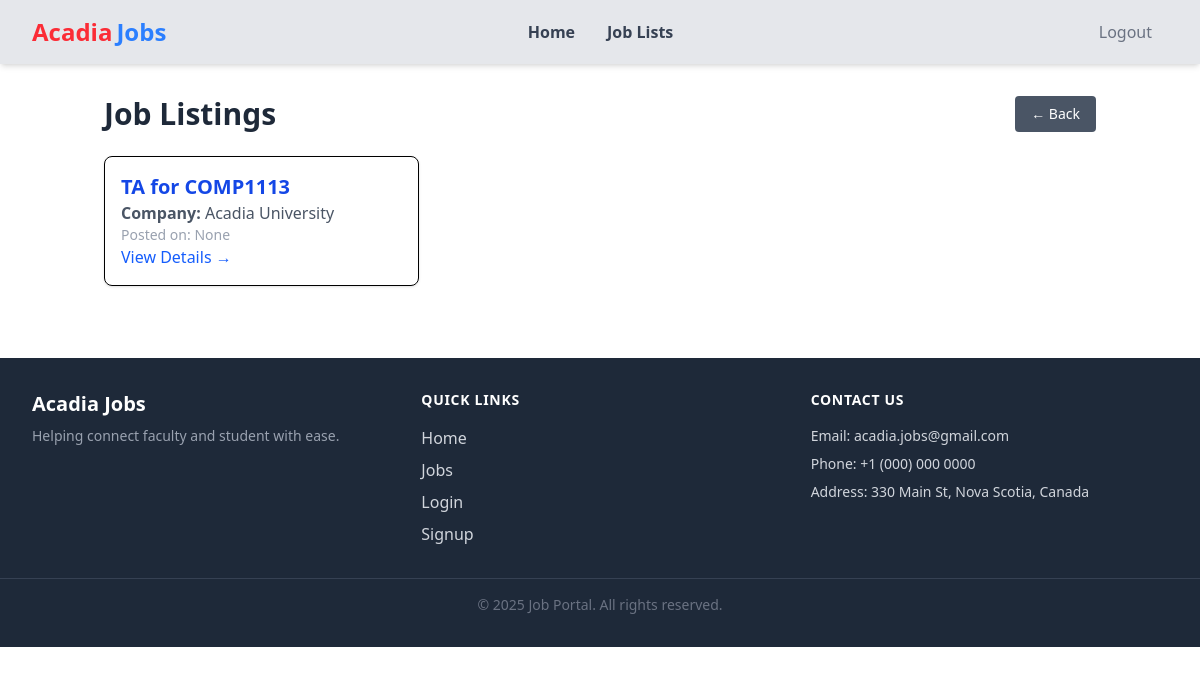
/jobsearch/ (signed in), run on an earlier commit of the app's database.
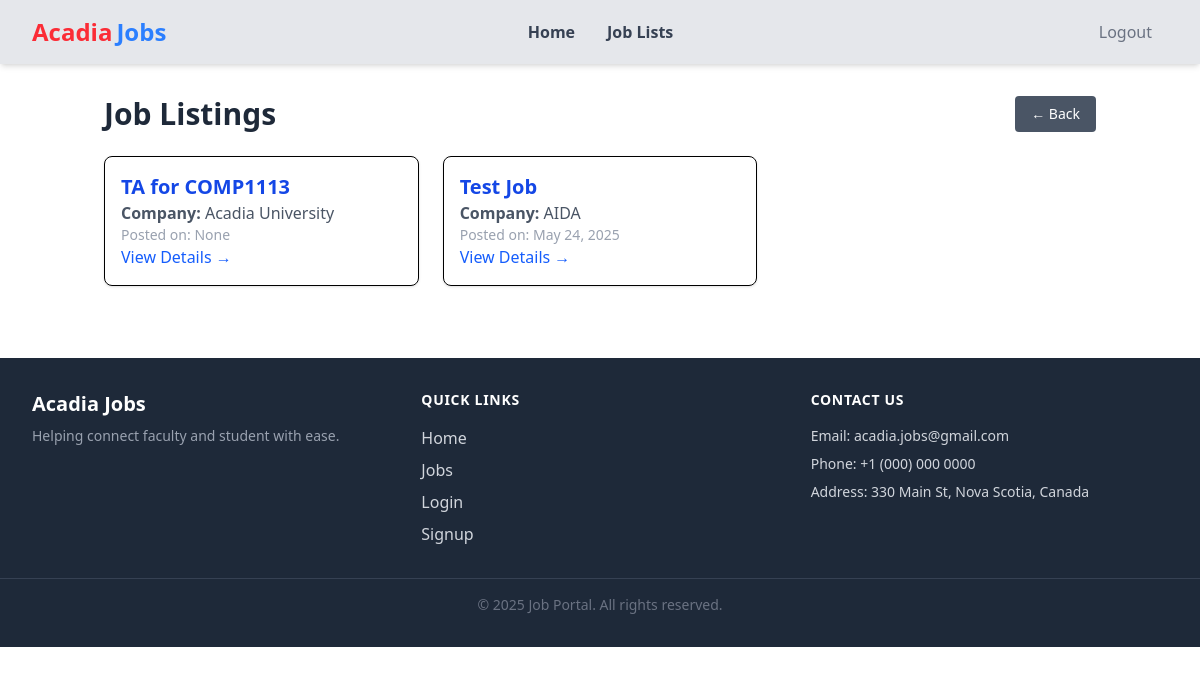
And on a later commit of the database.
### loginSignup/models.py (models this page shows, shortened)
class CreateJob(models.Model):
    JOB_TYPE = (
        ("full-time", "Full Time"),
        ("part-time", "Part Time"),
        ("internship", "Internship"),
        ("co-op", "Co-op")
    )
    LOCATION = (
        ("remote", "Remote"),
        ("in-person", "In Person")
    )
    title = models.CharField(max_length=200)
    position = models.CharField(max_length=100)
    companyName = models.CharField(max_length=100)
    jobType = models.CharField(max_length=50, default="")
    location = models.CharField(max_length=50, default="")
    applicationDeadline = models.DateField(default=None)
    description = models.TextField()
    posted_by = models.ForeignKey('loginSignup.CustomUser', on_delete=models.CASCADE)
    posted_date = models.DateField(auto_now_add=True)

### loginSignup/views.py (the view)
# urls.py: path('jobsearch/', views.job_search, name='job-search'),
@login_required(login_url='/login')
def job_search(request):
    job_posts = CreateJob.objects.all()  # Default to all jobs
    form = JobFilterForm(request.POST)
    if form.is_valid():
        title = form.cleaned_data.get('title')
        posted_on = form.cleaned_data.get('posted_on')
        if title:
            job_posts = job_posts.filter(title__icontains=title)
        if posted_on:
            job_posts = job_posts.filter(posted_date=posted_on)
    else:
        print("Form is not valid:", form.errors)
    context = {
        'form': form,
        'job_posts': job_posts
    }
    return render(request, 'jobSearch.html', context)

### loginSignup/templates/jobSearch.html
{% extends "base.html" %}
{% block content %}
<div class="container mx-auto px-4 py-8">
    <div class="flex justify-between items-center mb-6">
        <h1 class="text-3xl font-bold text-gray-800">Job Listings</h1>
        <a href="{% url 'test' %}" class="text-sm text-white bg-gray-600 hover:bg-gray-700 px-4 py-2 rounded">
            ← Back
        </a>
    </div>
    <div class="grid grid-cols-1 sm:grid-cols-2 lg:grid-cols-3 gap-6">
      {% for job in job_posts %}
          <div class="border p-4 rounded-lg shadow hover:shadow-lg transition duration-300 ease-in-out">
              <h2 class="font-semibold text-xl text-blue-700">{{ job.title }}</h2>
              <p class="text-gray-600"><strong>Company:</strong> {{ job.companyName }}</p>
              <p class="text-gray-400 text-sm">Posted on: {{ job.posted_date }}</p>
              <a href="{% url 'job_detail' job.id %}" class="text-blue-600 hover:text-blue-800 font-medium">View Details →</a>
          </div>
      {% empty %}
          <p class="text-center col-span-full text-gray-500">No jobs found matching your criteria.</p>
      {% endfor %}
  </div>
</div>
{% endblock %}

What changed in the data, as far as the page shows it:
added CreateJob: title "Test Job", companyName "AIDA", posted_date "May 24, 2025"
